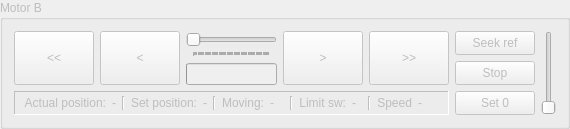
     <widget class="QGroupBox" name="group_b">
      <property name="enabled">
       <bool>false</bool>
      </property>
      <property name="title">
       <string>Motor B</string>
      </property>
      <layout class="QGridLayout" name="gridLayout_2">
       <item row="0" column="0">
        <layout class="QHBoxLayout" name="horizontalLayout_14">
         <item>
          <widget class="QPushButton" name="btn_b_left">
           <property name="sizePolicy">
            <sizepolicy hsizetype="Minimum" vsizetype="Expanding">
             <horstretch>0</horstretch>
             <verstretch>0</verstretch>
            </sizepolicy>
           </property>
           <property name="text">
            <string>&lt;&lt;</string>
           </property>
           <property name="autoRepeat">
            <bool>true</bool>
           </property>
           <property name="autoRepeatInterval">
            <number>50</number>
           </property>
          </widget>
         </item>
         <item>
          <widget class="QPushButton" name="btn_b_left_fine">
           <property name="sizePolicy">
            <sizepolicy hsizetype="Minimum" vsizetype="Expanding">
             <horstretch>0</horstretch>
             <verstretch>0</verstretch>
            </sizepolicy>
           </property>
           <property name="text">
            <string>&lt;</string>
           </property>
           <property name="autoRepeat">
            <bool>true</bool>
           </property>
           <property name="autoRepeatInterval">
            <number>50</number>
           </property>
          </widget>
         </item>
         <item>
          <layout class="QVBoxLayout" name="verticalLayout_3">
           <item>
            <widget class="QSlider" name="slider_b">
             <property name="sizePolicy">
              <sizepolicy hsizetype="Expanding" vsizetype="Minimum">
               <horstretch>0</horstretch>
               <verstretch>0</verstretch>
              </sizepolicy>
             </property>
             <property name="maximum">
              <number>65535</number>
             </property>
             <property name="orientation">
              <enum>Qt::Horizontal</enum>
             </property>
             <property name="tickPosition">
              <enum>QSlider::TicksBelow</enum>
             </property>
             <property name="tickInterval">
              <number>1000</number>
             </property>
            </widget>
           </item>
           <item>
            <widget class="QProgressBar" name="progress_b">
             <property name="maximum">
              <number>65535</number>
             </property>
             <property name="value">
              <number>0</number>
             </property>
             <property name="textVisible">
              <bool>false</bool>
             </property>
            </widget>
           </item>
          </layout>
         </item>
         <item>
          <widget class="QPushButton" name="btn_b_right_fine">
           <property name="sizePolicy">
            <sizepolicy hsizetype="Minimum" vsizetype="Expanding">
             <horstretch>0</horstretch>
             <verstretch>0</verstretch>
            </sizepolicy>
           </property>
           <property name="text">
            <string>&gt;</string>
           </property>
           <property name="autoRepeat">
            <bool>true</bool>
           </property>
           <property name="autoRepeatInterval">
            <number>50</number>
           </property>
          </widget>
         </item>
         <item>
          <widget class="QPushButton" name="btn_b_right">
           <property name="sizePolicy">
            <sizepolicy hsizetype="Minimum" vsizetype="Expanding">
             <horstretch>0</horstretch>
             <verstretch>0</verstretch>
            </sizepolicy>
           </property>
           <property name="text">
            <string>&gt;&gt;</string>
           </property>
           <property name="autoRepeat">
            <bool>true</bool>
           </property>
           <property name="autoRepeatInterval">
            <number>50</number>
           </property>
          </widget>
         </item>
        </layout>
       </item>
       <item row="0" column="1" rowspan="2">
        <layout class="QVBoxLayout" name="verticalLayout_4">
         <item>
          <widget class="QPushButton" name="btn_b_seek">
           <property name="sizePolicy">
            <sizepolicy hsizetype="Minimum" vsizetype="Expanding">
             <horstretch>0</horstretch>
             <verstretch>0</verstretch>
            </sizepolicy>
           </property>
           <property name="text">
            <string>Seek ref</string>
           </property>
          </widget>
         </item>
         <item>
          <widget class="QPushButton" name="btn_b_stop">
           <property name="sizePolicy">
            <sizepolicy hsizetype="Minimum" vsizetype="Expanding">
             <horstretch>0</horstretch>
             <verstretch>0</verstretch>
            </sizepolicy>
           </property>
           <property name="text">
            <string>Stop</string>
           </property>
          </widget>
         </item>
         <item>
          <widget class="QPushButton" name="btn_b_0">
           <property name="sizePolicy">
            <sizepolicy hsizetype="Minimum" vsizetype="Expanding">
             <horstretch>0</horstretch>
             <verstretch>0</verstretch>
            </sizepolicy>
           </property>
           <property name="text">
            <string>Set 0</string>
           </property>
          </widget>
         </item>
        </layout>
       </item>
       <item row="0" column="2" rowspan="2">
        <widget class="QSlider" name="slider_b_speed">
         <property name="orientation">
          <enum>Qt::Vertical</enum>
         </property>
        </widget>
       </item>
       <item row="1" column="0">
        <widget class="QFrame" name="frame_2">
         <property name="frameShape">
          <enum>QFrame::Panel</enum>
         </property>
         <property name="frameShadow">
          <enum>QFrame::Sunken</enum>
         </property>
         <layout class="QHBoxLayout" name="horizontalLayout_9">
          <property name="topMargin">
           <number>4</number>
          </property>
          <property name="bottomMargin">
           <number>4</number>
          </property>
          <item>
           <layout class="QHBoxLayout" name="horizontalLayout_10">
            <item>
             <widget class="QLabel" name="label_a_5">
              <property name="text">
               <string>Actual position:</string>
              </property>
              <property name="alignment">
               <set>Qt::AlignRight|Qt::AlignTrailing|Qt::AlignVCenter</set>
              </property>
             </widget>
            </item>
            <item>
             <widget class="QLabel" name="label_b_pos">
              <property name="text">
               <string>-</string>
              </property>
             </widget>
            </item>
           </layout>
          </item>
          <item>
           <widget class="Line" name="line_4">
            <property name="orientation">
             <enum>Qt::Vertical</enum>
            </property>
           </widget>
          </item>
          <item>
           <layout class="QHBoxLayout" name="horizontalLayout_11">
            <item>
             <widget class="QLabel" name="label_a_6">
              <property name="text">
               <string>Set position:</string>
              </property>
              <property name="alignment">
               <set>Qt::AlignRight|Qt::AlignTrailing|Qt::AlignVCenter</set>
              </property>
             </widget>
            </item>
            <item>
             <widget class="QLabel" name="label_b_setpos">
              <property name="text">
               <string>-</string>
              </property>
             </widget>
            </item>
           </layout>
          </item>
          <item>
           <widget class="Line" name="line_5">
            <property name="orientation">
             <enum>Qt::Vertical</enum>
            </property>
           </widget>
          </item>
          <item>
           <layout class="QHBoxLayout" name="horizontalLayout_12">
            <item>
             <widget class="QLabel" name="label_a_7">
              <property name="text">
               <string>Moving:</string>
              </property>
              <property name="alignment">
               <set>Qt::AlignRight|Qt::AlignTrailing|Qt::AlignVCenter</set>
              </property>
             </widget>
            </item>
            <item>
             <widget class="QLabel" name="label_b_status">
              <property name="text">
               <string>-</string>
              </property>
             </widget>
            </item>
           </layout>
          </item>
          <item>
           <widget class="Line" name="line_6">
            <property name="orientation">
             <enum>Qt::Vertical</enum>
            </property>
           </widget>
          </item>
          <item>
           <layout class="QHBoxLayout" name="horizontalLayout_13">
            <item>
             <widget class="QLabel" name="label_a_8">
              <property name="text">
               <string>Limit sw:</string>
              </property>
              <property name="alignment">
               <set>Qt::AlignRight|Qt::AlignTrailing|Qt::AlignVCenter</set>
              </property>
             </widget>
            </item>
            <item>
             <widget class="QLabel" name="label_b_limitsw">
              <property name="text">
               <string>-</string>
              </property>
             </widget>
            </item>
           </layout>
          </item>
          <item>
           <widget class="Line" name="line_11">
            <property name="orientation">
             <enum>Qt::Vertical</enum>
            </property>
           </widget>
          </item>
          <item>
           <layout class="QHBoxLayout" name="horizontalLayout_23">
            <item>
             <widget class="QLabel" name="label_a_15">
              <property name="text">
               <string>Speed</string>
              </property>
              <property name="alignment">
               <set>Qt::AlignRight|Qt::AlignTrailing|Qt::AlignVCenter</set>
              </property>
             </widget>
            </item>
            <item>
             <widget class="QLabel" name="label_b_speed">
              <property name="text">
               <string>-</string>
              </property>
             </widget>
            </item>
           </layout>
          </item>
         </layout>
        </widget>
       </item>
      </layout>
      <zorder>frame_2</zorder>
      <zorder></zorder>
      <zorder>slider_b_speed</zorder>
     </widget>
